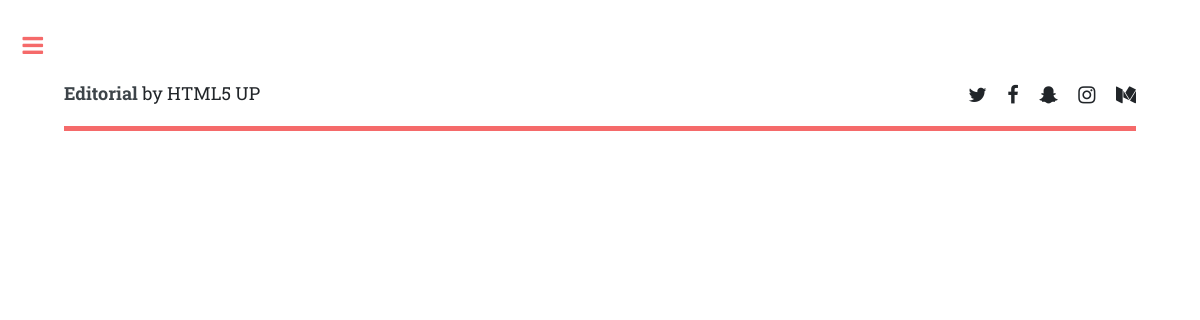
/post/list, run on an earlier commit of the app's database.
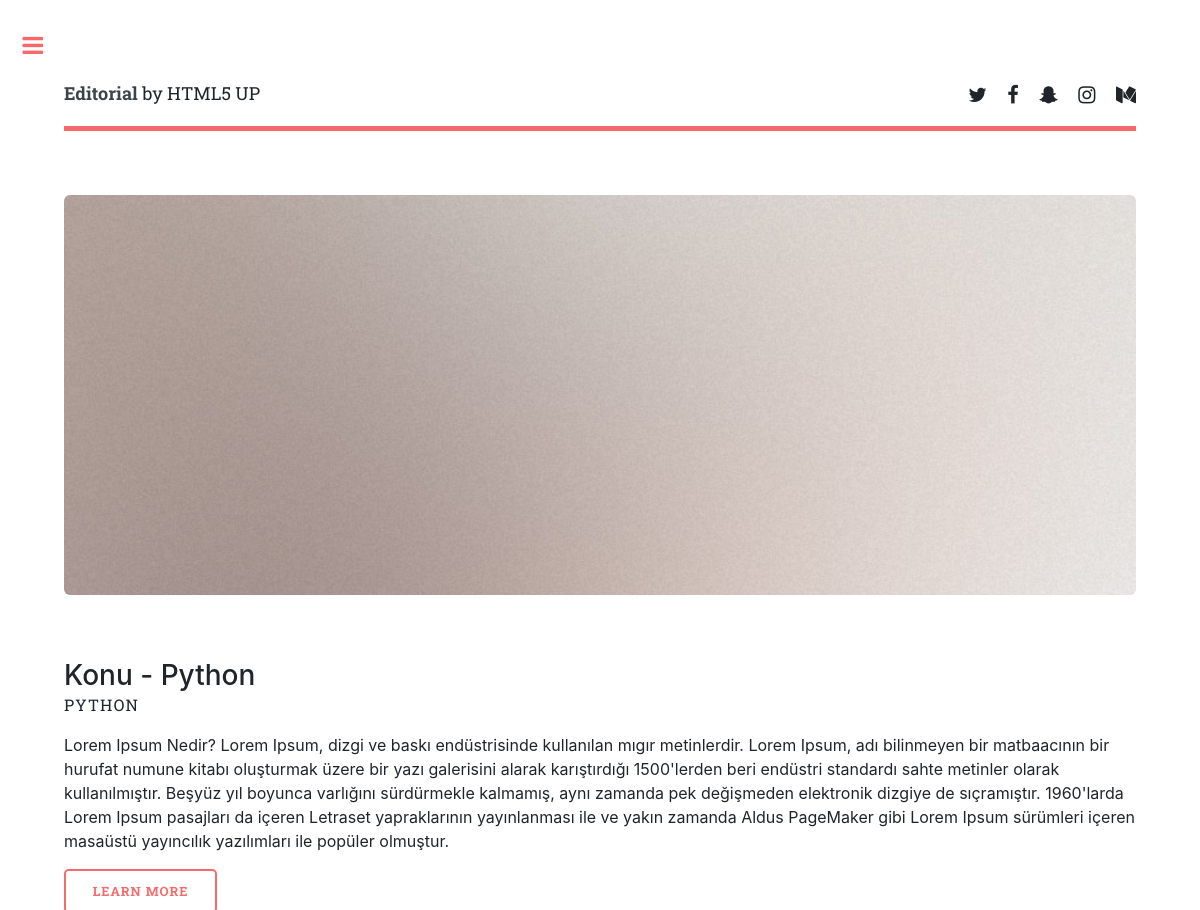
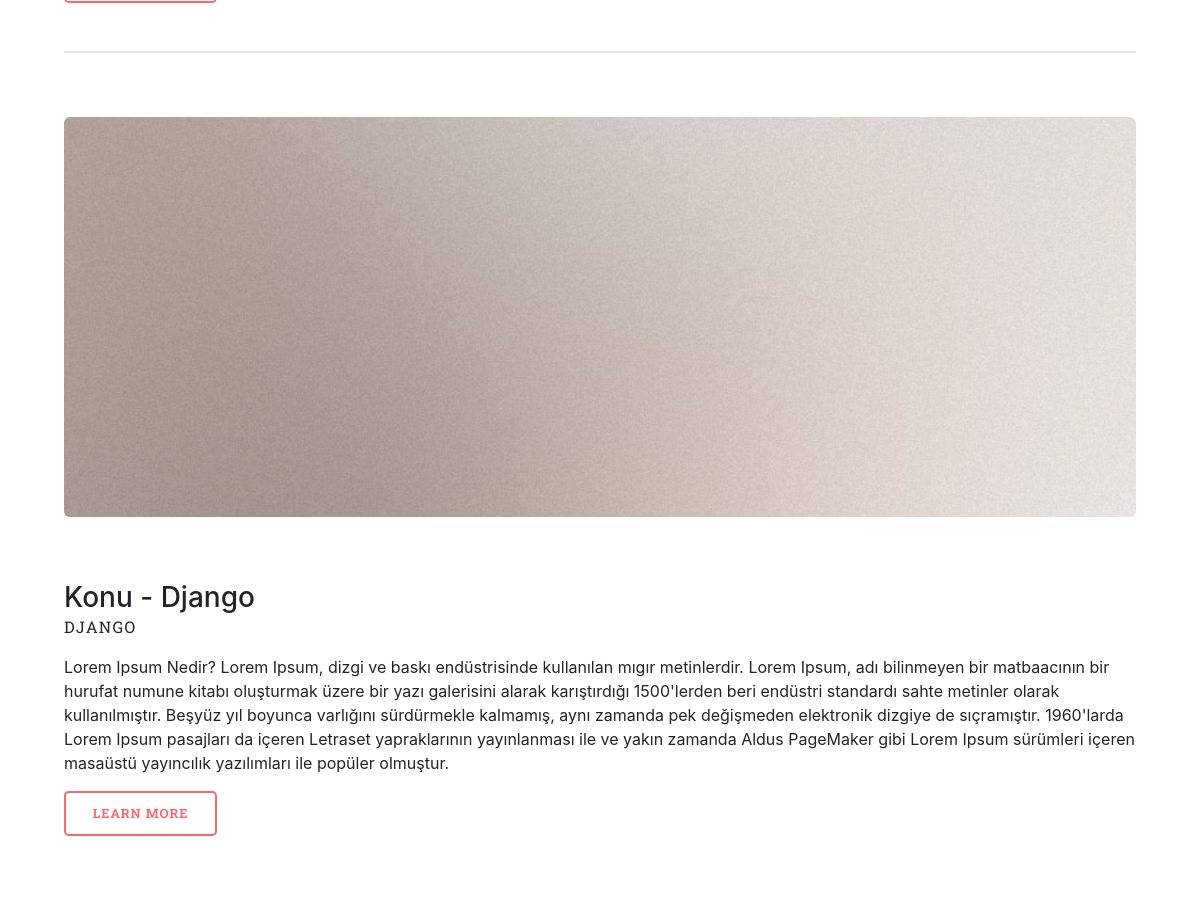
And on a later commit of the database (2 pictures, top to bottom).
### posts/models.py (models this page shows, shortened)
class Post(models.Model):
    message = models.TextField(max_length=4000)
    title = models.CharField(max_length=50,default="",blank=True)
    topic = models.ForeignKey(Topic, related_name='posts',on_delete=models.CASCADE)
    created_at = models.DateTimeField(auto_now_add=True)
    updated_at = models.DateTimeField(null=True)
    created_by = models.ForeignKey(User, related_name='posts', on_delete=models.CASCADE)
    updated_by = models.ForeignKey(User, null=True, related_name='+',on_delete=models.CASCADE)

class Topic(models.Model):
    subject = models.CharField(max_length=255)
    last_updated = models.DateTimeField(auto_now_add=True)
    starter = models.ForeignKey(User, related_name='topics',on_delete=models.CASCADE)

### posts/views.py (the view)
# urls.py: path('list', views.PostListView.as_view(),name="post-list")
class PostListView(TemplateView):
    template_name = 'post/post_list.html'
    def get_context_data(self, **kwargs):
        context = super(PostListView, self).get_context_data(**kwargs)
        context['latest_posts'] = Post.objects.all()[:5]
        return context

### django_blog/context_processor.py (called while the page is built)
def topic(request):
    all_topics = Topic.objects.all()
    return {'topics':all_topics}

### templates/post/post_list.html
{% extends 'base_html/base.html' %}
{% load static %}
{% block content %}
    {% for  post in latest_posts %}
        <section id="banner">
            <div class="content">
                <header>
                    <h3>Konu - {{ post.topic.subject }}</h3>
                    <p>{{ post.title }} </p>
                </header>
                <p>{{ post.message }}</p>
                <ul class="actions">
                    <li><a href="#" class="button big">Learn More</a></li>
                </ul>
            </div>
            <span class="image object">
										<img src="{% static 'images/pic10.jpg' %}" alt=""/>
									</span>
        </section>
    {% endfor %}
{% endblock %}

### templates/base_html/base.html (shortened to what this page needs)
{% load static %}
<!DOCTYPE HTML>
<html>
<head>
    <link rel="stylesheet" href="{% static 'assets/css/main.css' %}"/>
    <link rel="stylesheet" href="https://maxcdn.bootstrapcdn.com/bootstrap/4.0.0/css/bootstrap.min.css"
>
</head>
<body class="is-preload">
<div id="wrapper">
    <div id="main">
        <div class="inner">
            <header id="header">
                <a href="index.html" class="logo"><strong>Editorial</strong> by HTML5 UP</a>
                <ul class="icons">
                    <li><a href="#" class="icon fa-twitter"><span class="label">Twitter</span></a></li>
                    <li><a href="#" class="icon fa-facebook"><span class="label">Facebook</span></a></li>
                    <li><a href="#" class="icon fa-snapchat-ghost"><span class="label">Snapchat</span></a></li>
                    <li><a href="#" class="icon fa-instagram"><span class="label">Instagram</span></a></li>
                    <li><a href="#" class="icon fa-medium"><span class="label">Medium</span></a></li>
                </ul>
            </header>
            {% block content %}
            {% endblock %}
        </div>
    </div>
</div>
</body>
</html>

What changed in the data, as far as the page shows it:
added Post: topic.subject "Python", title "PYTHON", message "Lorem Ipsum Nedir? Lorem Ipsum, dizgi ve baskı endüstrisinde kullanılan mıgır metinlerdir. Lorem Ipsum, adı bilinmeyen bir matbaacının bir hurufat numune kitabı oluşturmak üzere bir yazı galerisini alarak karıştırdığı 1500'lerden beri endüstri standardı sahte metinler olarak kullanılmıştır. Beşyüz yıl boyunca varlığını sürdürmekle kalmamış, aynı zamanda pek değişmeden elektronik dizgiye de sıçramıştır. 1960'larda Lorem Ipsum pasajları da içeren Letraset yapraklarının yayınlanması ile ve yakın zamanda Aldus PageMaker gibi Lorem Ipsum sürümleri içeren masaüstü yayıncılık yazılımları ile popüler olmuştur."
added Post: topic.subject "Django", title "DJANGO", message "Lorem Ipsum Nedir? Lorem Ipsum, dizgi ve baskı endüstrisinde kullanılan mıgır metinlerdir. Lorem Ipsum, adı bilinmeyen bir matbaacının bir hurufat numune kitabı oluşturmak üzere bir yazı galerisini alarak karıştırdığı 1500'lerden beri endüstri standardı sahte metinler olarak kullanılmıştır. Beşyüz yıl boyunca varlığını sürdürmekle kalmamış, aynı zamanda pek değişmeden elektronik dizgiye de sıçramıştır. 1960'larda Lorem Ipsum pasajları da içeren Letraset yapraklarının yayınlanması ile ve yakın zamanda Aldus PageMaker gibi Lorem Ipsum sürümleri içeren masaüstü yayıncılık yazılımları ile popüler olmuştur."
